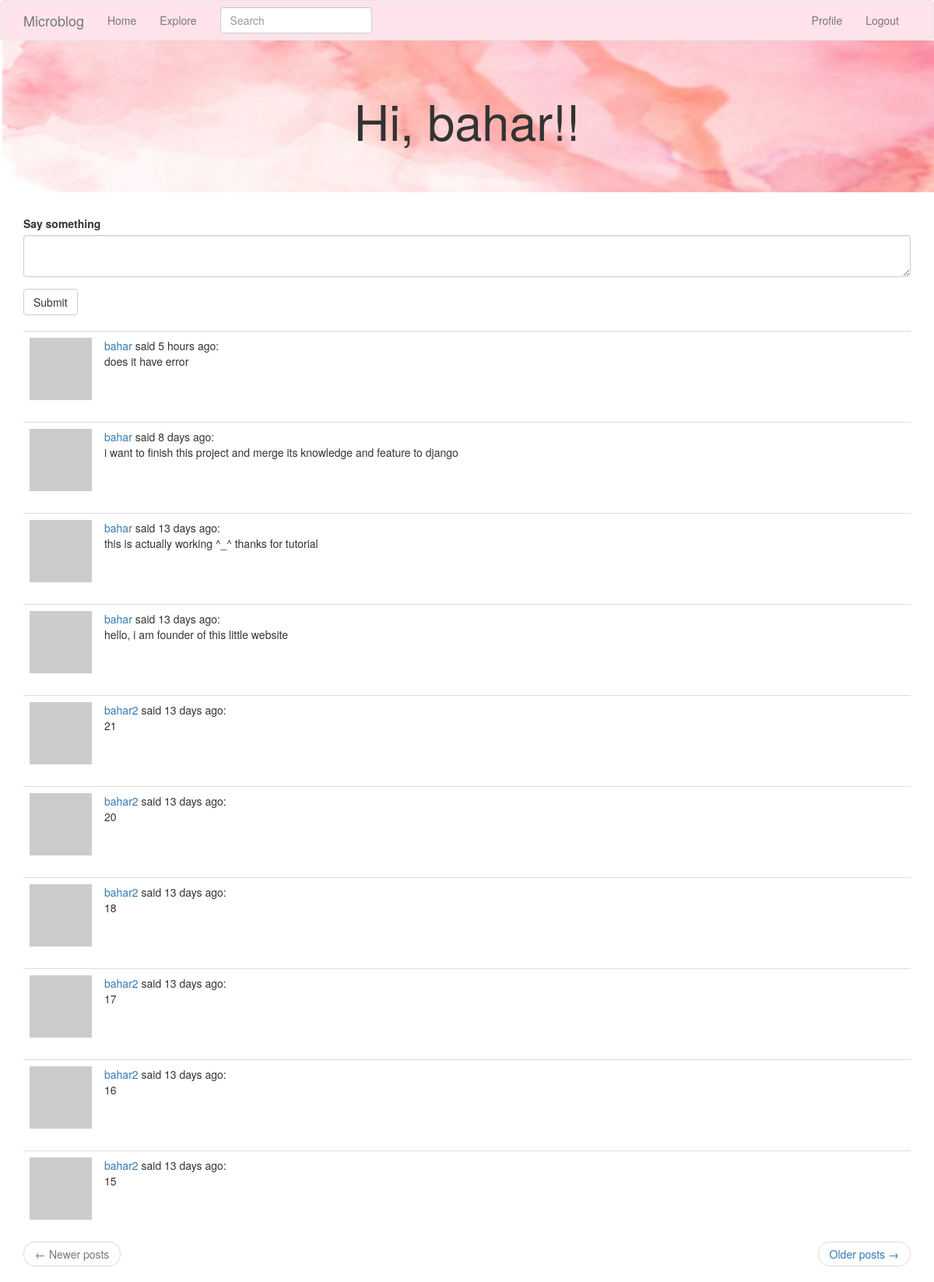
The page /index (signed in) on the database its author committed.
### app/models.py (models this page shows, shortened)
class User(UserMixin, db.Model):
    id = db.Column(db.Integer, primary_key=True)
    username = db.Column(db.String(64), index=True, unique=True)
    email = db.Column(db.String(120), index=True, unique=True)
    password_hash = db.Column(db.String(128))
    posts = db.relationship('Post', backref='author', lazy='dynamic')
    about_me = db.Column(db.String(140))
    last_seen = db.Column(db.DateTime, default=datetime.utcnow)
    def avatar(self, size):
        digest = md5(self.email.lower().encode('utf-8')).hexdigest()
        return 'https://www.gravatar.com/avatar/{}?d=identicon&s={}'.format(
            digest, size)
    followed = db.relationship(
        'User', secondary=followers,
        primaryjoin=(followers.c.follower_id == id),
        secondaryjoin=(followers.c.followed_id == id),
        backref=db.backref('followers', lazy='dynamic'), lazy='dynamic')
    def followed_posts(self):
        followed=Post.query.join(
            followers, (followers.c.followed_id == Post.user_id)).filter(
                followers.c.follower_id == self.id)
        own = Post.query.filter_by(user_id=self.id)
        return followed.union(own).order_by(Post.timestamp.desc())

class SearchableMixin(object):
    @classmethod
    def before_commit(cls, session):
        session._changes = {
            'add': list(session.new),
            'update': list(session.dirty),
            'delete': list(session.deleted)
        }
    @classmethod
    def after_commit(cls, session):
        for obj in session._changes['add']:
            if isinstance(obj, SearchableMixin):
                add_to_index(obj.__tablename__, obj)
        for obj in session._changes['update']:
            if isinstance(obj, SearchableMixin):
                add_to_index(obj.__tablename__, obj)
        for obj in session._changes['delete']:
            if isinstance(obj, SearchableMixin):
                remove_from_index(obj.__tablename__, obj)
        session._changes = None

class Post(SearchableMixin, db.Model):
    __searchable__=['body']
    id = db.Column(db.Integer, primary_key=True)
    body = db.Column(db.String(140))
    timestamp = db.Column(db.DateTime, index=True, default=datetime.utcnow)
    user_id = db.Column(db.Integer, db.ForeignKey('user.id'))
    language = db.Column(db.String(5))

### app/main/routes.py (the view, shortened to what this page needs)
@bp.route('/', methods=['GET', 'POST'])
@bp.route('/index', methods=['GET', 'POST'])
@login_required
def index():
    form = PostForm()
    page = request.args.get('page', 1, type=int)
    posts = current_user.followed_posts().paginate(
        page, current_app.config['POSTS_PER_PAGE'], False)
    next_url = url_for('main.index', page=posts.next_num) \
        if posts.has_next else None
    prev_url = url_for('main.index', page=posts.prev_num) \
        if posts.has_prev else None
    return render_template('index.html', title=_('Home'), form=form,
                           posts=posts.items, next_url=next_url,
                           prev_url=prev_url)

### app/main/forms.py
class SearchForm(FlaskForm):
    q = StringField(_l('Search'), validators=[DataRequired()])
    def __init__(self, *args, **kwargs):
        if 'formdata' not in kwargs:
            kwargs['formdata'] = request.args
        if 'csrf_enabled' not in kwargs:
            kwargs['csrf_enabled'] = False
        super(SearchForm, self).__init__(*args, **kwargs)

class PostForm(FlaskForm):
    post = TextAreaField(_l('Say something'), validators=[
        DataRequired(), Length(min=1, max=140)])
    submit = SubmitField(_l('Submit'))

### app/main/routes.py (called while the page is built)
@bp.before_app_request
def before_request():
    if current_user.is_authenticated:
        current_user.last_seen = datetime.utcnow()
        db.session.commit()
        g.search_form = SearchForm()
    g.locale = str(get_locale())

### app/models.py (called while the page is built)
@login.user_loader
def load_user(id):
    return User.query.get(int(id))

### app/templates/index.html
{% extends "base.html" %}
{% import 'bootstrap/wtf.html' as wtf %}
{% block app_content %}
    <div class="jumbotron text-center" style="background-image: url({{url_for('static', filename='bg1.png')}});">
    <h1>{{ _('Hi, %(username)s!',  username=current_user.username) }}!</h1>
    </div>
    <div class="container" >
    {% if form %}
    {{ wtf.quick_form(form) }}
    <br>
    {% endif %}
    {% for post in posts %}
        {% include '_post.html' %}
    {% endfor %}
    <nav aria-label="...">
        <ul class="pager">
            <li class="previous{% if not prev_url %} disabled{% endif %}">
                <a href="{{ prev_url or '#' }}">
                    <span aria-hidden="true">&larr;</span> {{ _('Newer posts') }}
                </a>
            </li>
            <li class="next{% if not next_url %} disabled{% endif %}">
                <a href="{{ next_url or '#' }}">
                    {{ _('Older posts') }} <span aria-hidden="true">&rarr;</span>
                </a>
            </li>
        </ul>
    </nav>
</div>
{% endblock %}

### app/templates/_post.html (shortened to what this page needs)
    <table class="table table-hover">
        <tr>
            <td width="70px">
                <a href="{{ url_for('main.user', username=post.author.username) }}">
                    <img src="{{ post.author.avatar(70) }}" />
                </a>
            </td>
            <td>
               {{ _('%(username)s said %(when)s', username=user_link,  when=moment(post.timestamp).fromNow()) }}:
                <br>
                {{ post.body }}
            </td>
        </tr>
    </table>

### rows shown on the page
Post: body "does it have error"
Post: body "i want to finish this project and merge its knowledge and feature to django"
Post: body "this is actually working ^_^ thanks for tutorial"
Post: body "hello, i am founder of this little website"
Post: body "21"
Post: body "20"
Post: body "18"
Post: body "17"
Post: body "16"
Post: body "15"
